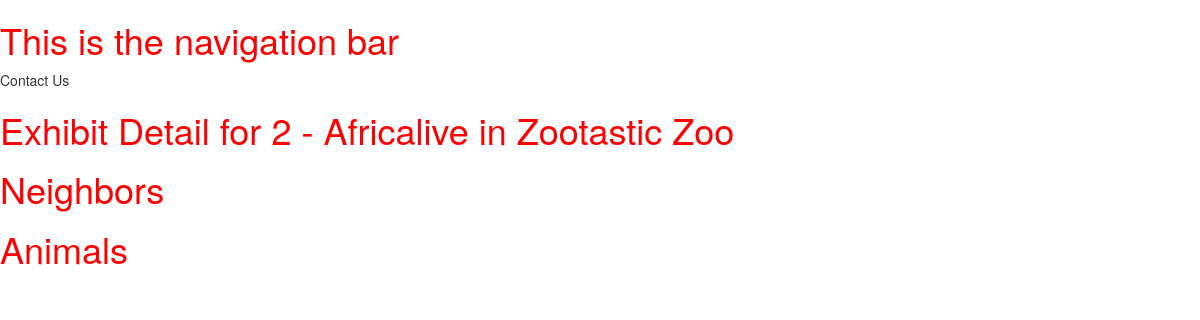
/zoo/exhibit/2, run on the app's committed database.
### zoo/models.py (models this page shows, shortened)
class Exhibit(models.Model):
	name = models.CharField(max_length=200, help_text="Enter Exhbit Name")
	zoo = models.ForeignKey('Zoo', on_delete=models.SET_NULL, null=True)

class Zoo(models.Model):
	name = models.CharField(max_length=200, help_text="Enter Zoo Name")
	logoFileName = models.CharField(max_length=200, help_text="Enter logo file name", null=True)

### zoo/views.py (the view)
# urls.py: path('exhibit/<int:pk>', views.ExhibitDetailView.as_view(), name='exhibitDetail'),
class ExhibitDetailView(generic.DetailView):
    model = Exhibit

### zoo/templates/zoo/exhibit_detail.html (shortened to what this page needs)
{% extends "base_generic.html" %}
{% block content %}
<h1>Exhibit Detail for {{ exhibit.id }} - {{ exhibit.name }} in {{ exhibit.zoo.name }}</h1>
<h1>Neighbors</h1>
<h1>Animals</h1>
{% endblock %}

### zoo/static/css/styles.css (style rules this page uses)
h1 { color:red; backgroundcolor:blue; }

### data on the page
Exhibit: id "2", name "Africalive", zoo.name "Zootastic Zoo"
